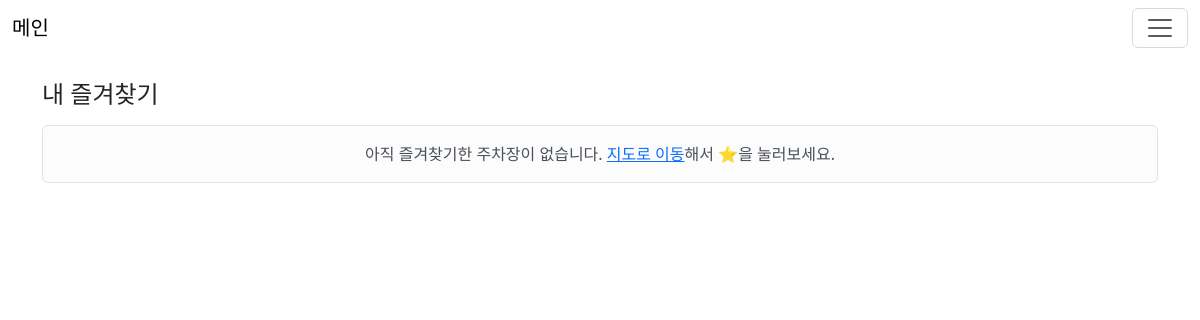
The app's page /favorites/ (signed in), older data.
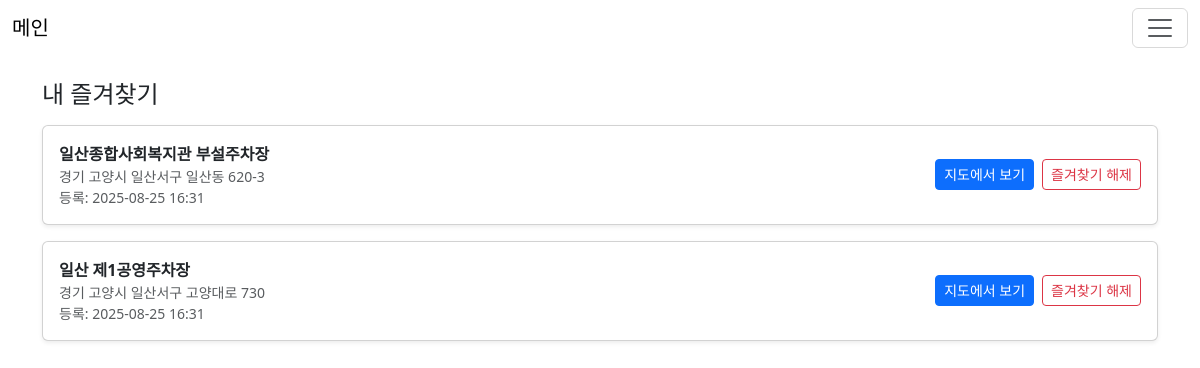
The same page, newer data.
### second/models.py (models this page shows, shortened)
class Favorite(models.Model):
    user = models.ForeignKey(settings.AUTH_USER_MODEL, on_delete=models.CASCADE, related_name="favorites")
    parking = models.ForeignKey(ParkingBasic, on_delete=models.CASCADE, related_name="favorited_by")
    created_at = models.DateTimeField(auto_now_add=True)
    class Meta:
        unique_together = ('user', 'parking')  # 같은 유저가 같은 주차장 중복 등록 방지

class ParkingBasic(models.Model):
    latCrdn = models.CharField(max_length=50, null=True)      # 위도
    lonCrdn = models.CharField(max_length=50, null=True)      # 경도
    pkplcNm = models.CharField(max_length=200, null=True)     # 주차장명
    pkplcId = models.CharField(max_length=50, unique=True, null=True)  # 주차장 ID
    roadNmAddr = models.CharField(max_length=300, null=True)  # 도로명 주소
    pklotCnt = models.CharField(max_length=20, null=True)     # 주차구획 수
    wkdayOprtStartTime = models.CharField(max_length=20, null=True)
    wkdayOprtEndTime = models.CharField(max_length=20, null=True)
    satOprtStartTime = models.CharField(max_length=20, null=True)
    satOprtEndTime = models.CharField(max_length=20, null=True)
    hldyOprtStartTime = models.CharField(max_length=20, null=True)
    hldyOprtEndTime = models.CharField(max_length=20, null=True)
    parkingBscTime = models.CharField(max_length=20, null=True)
    parkingBscFare = models.CharField(max_length=20, null=True)
    addUnitTime = models.CharField(max_length=20, null=True)
    addUnitFare = models.CharField(max_length=20, null=True)
    updated_at = models.DateTimeField(auto_now=True)  # 저장/갱신 시간

### second/views.py (the view)
# urls.py: path('favorites/', views.favorite_list, name='favorite_list'),  # ★ 즐겨찾기 페이지
@login_required
def favorite_list(request):
    qs = (Favorite.objects
          .filter(user=request.user)
          .select_related('parking')
          .order_by('-created_at'))
    page = request.GET.get('page', 1)
    per_page = 5  # 필요시 조절
    paginator = Paginator(qs, per_page)
    page_obj = paginator.get_page(page)
    return render(request, "favorite_list.html", {
        "favorites": page_obj.object_list,   # 기존 for문 호환
        "page_obj": page_obj,
        "is_paginated": page_obj.has_other_pages(),
    })

### second/templates/favorite_list.html (shortened to what this page needs)
{% extends 'base.html' %}
{% load static %}
{% block content %}
<div class="container py-4">
  <div class="d-flex justify-content-between align-items-center mb-3">
    <h4 class="m-0">내 즐겨찾기</h4>
  </div>
  {% if favorites %}
    <div class="row g-3">
      {% for f in favorites %}
        <div class="col-12">
          <div class="card shadow-sm">
            <div class="card-body d-flex justify-content-between align-items-center">
              <div>
                <div class="fw-bold">{{ f.parking.pkplcNm }}</div>
                <div class="text-muted small">
                  {{ f.parking.roadNmAddr|default:"주소 정보 없음" }}
                </div>
                <div class="text-muted small">
                  등록: {{ f.created_at|date:"Y-m-d H:i" }}
                </div>
              </div>
              <div class="d-flex gap-2">
                <a class="btn btn-sm btn-primary js-go-map"
                   href="{% url 'map_view' %}"
                   data-focus-id="{{ f.parking.pkplcId }}">
                  지도에서 보기
                </a>
                <button class="btn btn-sm btn-outline-danger js-unfav"
                        data-pk="{{ f.parking.pkplcId }}">
                  즐겨찾기 해제
                </button>
              </div>
            </div>
          </div>
        </div>
      {% endfor %}
    </div>
  {% else %}
    <div class="alert alert-light border text-center">
      아직 즐겨찾기한 주차장이 없습니다.
      <a href="{% url 'map_view' %}">지도로 이동</a>해서 ⭐을 눌러보세요.
    </div>
  {% endif %}
</div>
{% endblock %}

Row changes from the older to the newer data that the page shows:
added Favorite: parking.pkplcNm "일산종합사회복지관 부설주차장", parking.roadNmAddr "경기 고양시 일산서구 일산동 620-3", created_at "2025-08-25 16:31"
added Favorite: parking.pkplcNm "일산 제1공영주차장", parking.roadNmAddr "경기 고양시 일산서구 고양대로 730", created_at "2025-08-25 16:31"
Text that changed along with them:
text no longer shown: "아직 즐겨찾기한 주차장이 없습니다. 지도로 이동 해서 ⭐을 눌러보세요."
